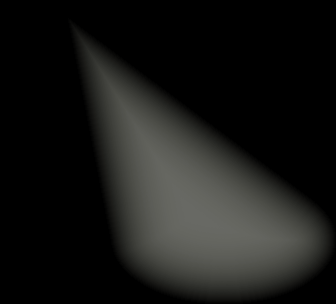

The image is a tile-based game level rendered from a .tmx file. Its description and complete source (layers, tilesets, objects, tile grids) follow:
An orthogonal 21x19 tile map with 16x16 px tiles, 1 tile layer (AlwaysFront2).

<map version="1.8" tiledversion="1.8.5" orientation="orthogonal" renderorder="right-down" compressionlevel="0" width="21" height="19" tilewidth="16" tileheight="16" infinite="0" nextlayerid="3" nextobjectid="1">
 <tileset firstgid="1" name="z_Flooded_Cave_SunLight_3" tilewidth="16" tileheight="16" tilecount="399" columns="21">
  <image source="z_Flooded_Cave_SunLight_3.png" width="336" height="304" />
 </tileset>
 <layer id="1" name="AlwaysFront2" width="21" height="19">
  <data encoding="csv">
1,2,3,4,5,6,7,8,9,10,11,12,13,14,15,16,17,18,19,20,21,
22,23,24,25,26,27,28,29,30,31,32,33,34,35,36,37,38,39,40,41,42,
43,44,45,46,47,48,49,50,51,52,53,54,55,56,57,58,59,60,61,62,63,
64,65,66,67,68,69,70,71,72,73,74,75,76,77,78,79,80,81,82,83,84,
85,86,87,88,89,90,91,92,93,94,95,96,97,98,99,100,101,102,103,104,105,
106,107,108,109,110,111,112,113,114,115,116,117,118,119,120,121,122,123,124,125,126,
127,128,129,130,131,132,133,134,135,136,137,138,139,140,141,142,143,144,145,146,147,
148,149,150,151,152,153,154,155,156,157,158,159,160,161,162,163,164,165,166,167,168,
169,170,171,172,173,174,175,176,177,178,179,180,181,182,183,184,185,186,187,188,189,
190,191,192,193,194,195,196,197,198,199,200,201,202,203,204,205,206,207,208,209,210,
211,212,213,214,215,216,217,218,219,220,221,222,223,224,225,226,227,228,229,230,231,
232,233,234,235,236,237,238,239,240,241,242,243,244,245,246,247,248,249,250,251,252,
253,254,255,256,257,258,259,260,261,262,263,264,265,266,267,268,269,270,271,272,273,
274,275,276,277,278,279,280,281,282,283,284,285,286,287,288,289,290,291,292,293,294,
295,296,297,298,299,300,301,302,303,304,305,306,307,308,309,310,311,312,313,314,315,
316,317,318,319,320,321,322,323,324,325,326,327,328,329,330,331,332,333,334,335,336,
337,338,339,340,341,342,343,344,345,346,347,348,349,350,351,352,353,354,355,356,357,
358,359,360,361,362,363,364,365,366,367,368,369,370,371,372,373,374,375,376,377,378,
379,380,381,382,383,384,385,386,387,388,389,390,391,392,393,394,395,396,397,398,399
</data>
 </layer>
 <objectgroup id="2" name="AlwaysFront2" />
</map>
